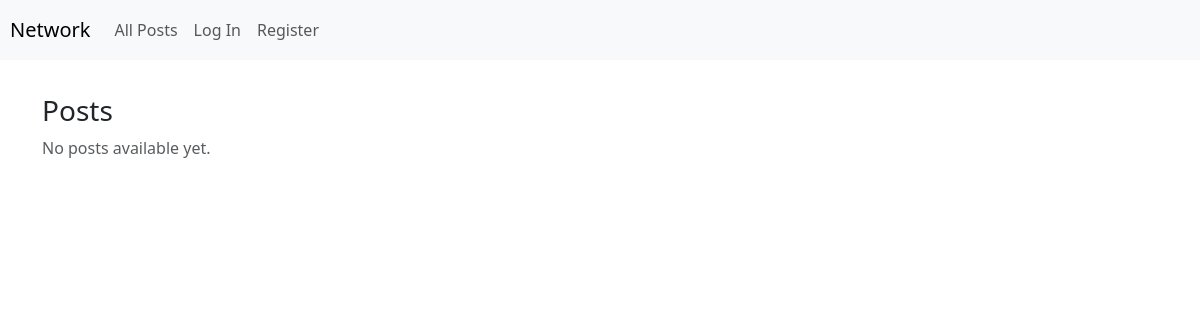
The app's page /, older data.
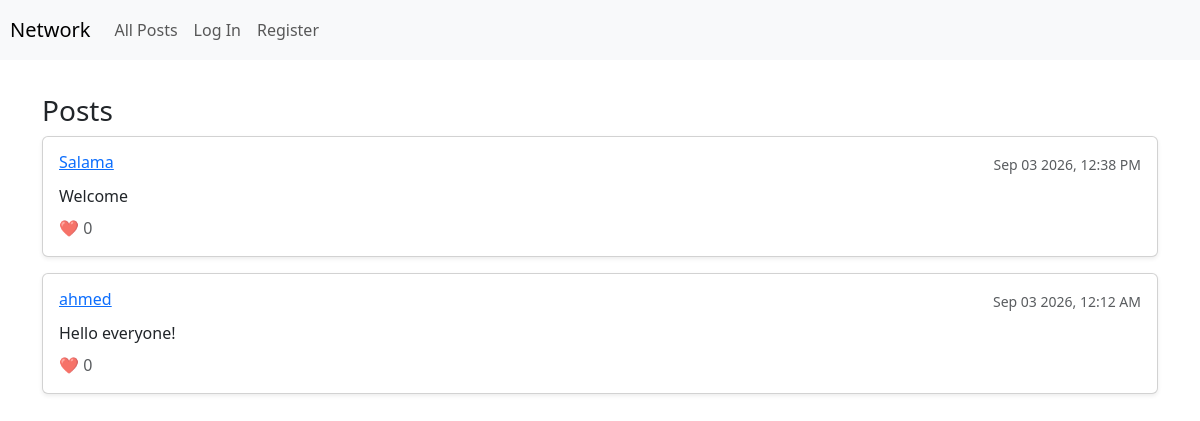
The same page, newer data.
### network/models.py (models this page shows, shortened)
class Post(models.Model):
    user = models.ForeignKey(User, on_delete=models.CASCADE, related_name="posts")
    content = models.TextField(blank=False)
    timestamp = models.DateTimeField(auto_now_add=True)
    likes = models.ManyToManyField(User, blank=True, related_name="liked_posts")

class User(AbstractUser):
    pass

### network/views.py (the view)
# urls.py: path("", views.index, name="index"),
def index(request):
    if request.method == "POST":
        content = request.POST.get("content")
        if content and request.user.is_authenticated:
            Post.objects.create(user=request.user, content=content)
            return redirect("index")
    posts = Post.objects.all().order_by("-timestamp")
    return render(request, "network/index.html", {
        "posts": posts
    })

### network/templates/network/index.html (shortened to what this page needs)
{% extends "network/layout.html" %}
{% block body %}
    <div class="container mt-4">
        <h3>Posts</h3>
        <div class="posts-list">
            {% for post in posts %}
                <div class="card mb-3 p-3 shadow-sm">
                    <div class="d-flex justify-content-between align-items-center">
                        <h6 class="font-weight-bold mb-1">
                            <a href="{% url 'profile' post.user.username %}">{{ post.user.username }}</a>
                        </h6>
                        <small class="text-muted">{{ post.timestamp|date:"M d Y, h:i A" }}</small>
                    </div>
                    <p class="mt-2 mb-2">{{ post.content }}</p>
                    <div class="text-muted">
                        ❤️ {{ post.likes.count }}
                    </div>
                </div>
            {% empty %}
                <p class="text-muted">No posts available yet.</p>
            {% endfor %}
        </div>
    </div>
{% endblock %}

### network/templates/network/layout.html (shortened to what this page needs)
{% load static %}
<!DOCTYPE html>
<html lang="en">
    <head>
        <link href="https://cdn.jsdelivr.net/npm/bootstrap@5.3.8/dist/css/bootstrap.min.css" rel="stylesheet">
        <link href="{% static 'network/styles.css' %}" rel="stylesheet">
    </head>
    <body>
        <nav class="navbar navbar-expand-lg navbar-light bg-light sticky-top">
            <a class="navbar-brand" href="{% url 'index' %}">Network</a>
            <div>
              <ul class="navbar-nav mr-auto">
                <li class="nav-item">
                  <a class="nav-link" href="{% url 'index' %}">All Posts</a>
                </li>
                {% if user.is_authenticated %}
                    <li class="nav-item">
                        <a class="nav-link" href="#">Following</a>
                    </li>
                    <li class="nav-item">
                        <a class="nav-link" href="{% url 'logout' %}">Log Out</a>
                    </li>
                {% else %}
                    <li class="nav-item">
                        <a class="nav-link" href="{% url 'login' %}">Log In</a>
                    </li>
                    <li class="nav-item">
                        <a class="nav-link" href="{% url 'register' %}">Register</a>
                    </li>
                {% endif %}
              </ul>
            </div>
          </nav>
        <div class="body" id="Main-Container">
            {% block body %}
            {% endblock %}
        </div>
    </body>
</html>

### network/static/network/styles.css (style rules this page uses)
#Main-Container { padding: 10px; }
.navbar { padding:10px; }

Row changes from the older to the newer data that the page shows:
added Post: user.username "Salama", timestamp "Sep 03 2026, 12:38 PM", content "Welcome", likes.count "0"
added Post: user.username "ahmed", timestamp "Sep 03 2026, 12:12 AM", content "Hello everyone!", likes.count "0"
Text that changed along with them:
text no longer shown: "No posts available yet."
